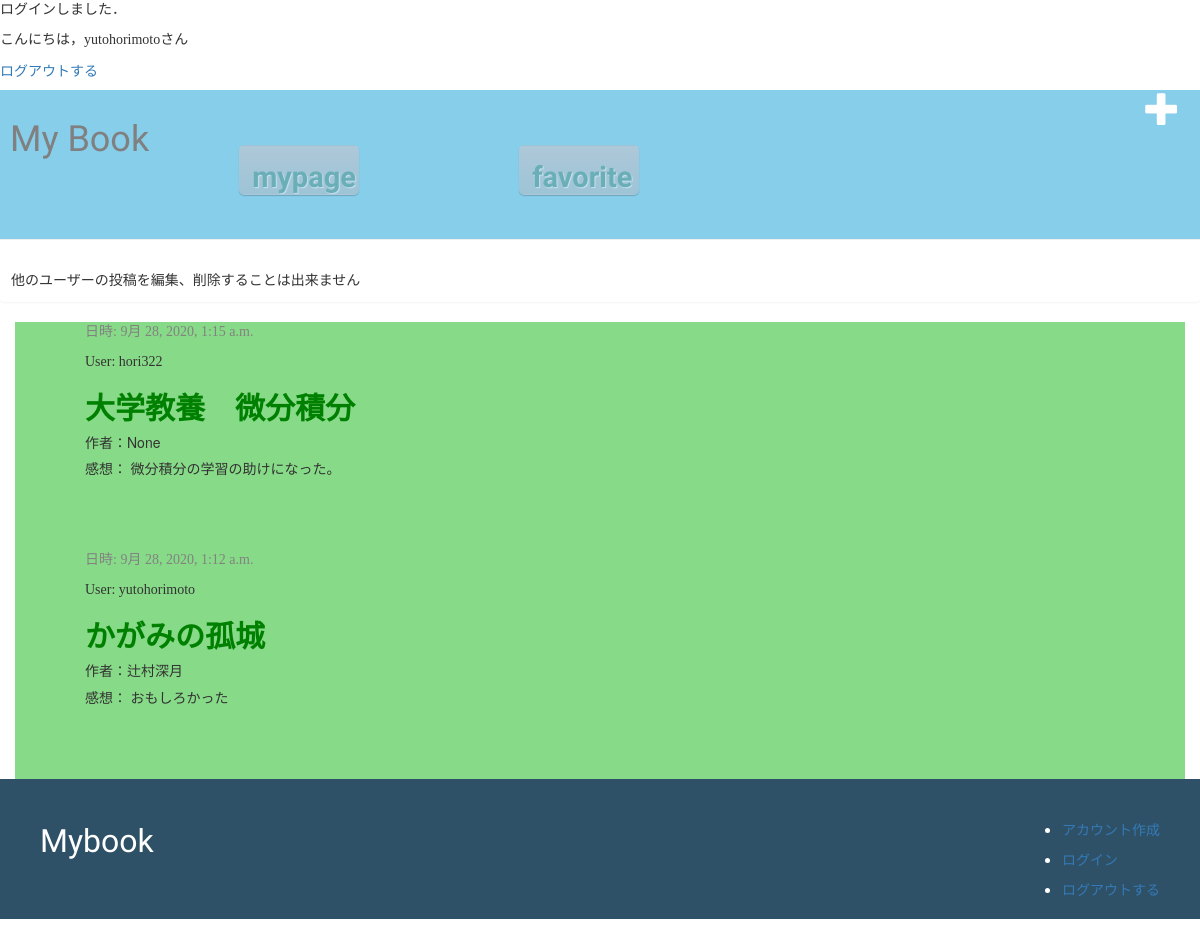
The app's page /mypage/like (signed in), older data.
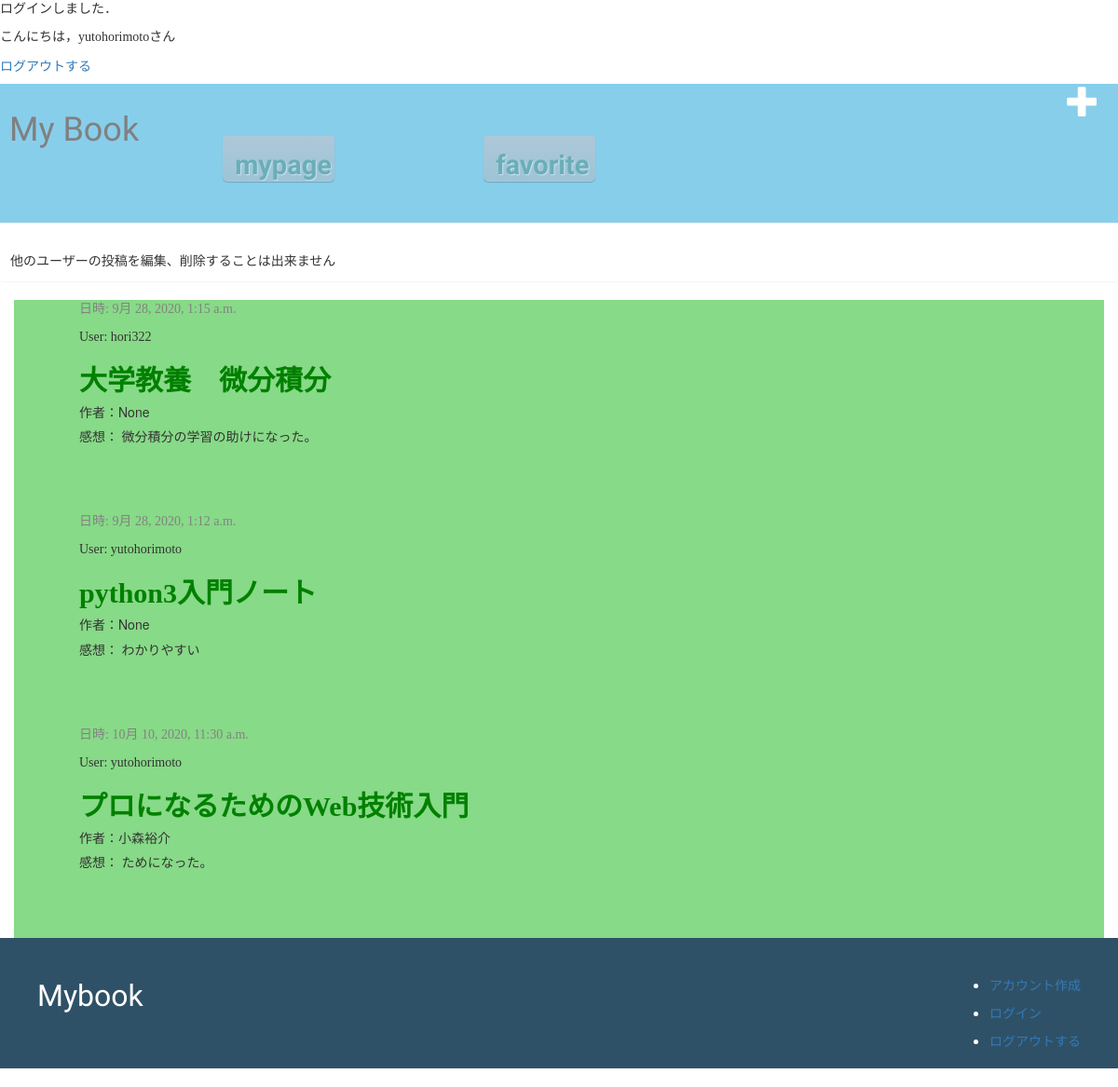
The same page, newer data.
### mybook/models.py (models this page shows, shortened)
class Like(models.Model):
    user = models.ForeignKey(settings.AUTH_USER_MODEL, on_delete=models.CASCADE, related_name='like_user')
    post = models.ForeignKey(Post, on_delete=models.CASCADE)
    date_created = models.DateTimeField(auto_now_add=True)

class Post(models.Model):
    author = models.ForeignKey(settings.AUTH_USER_MODEL, on_delete=models.CASCADE)
    book_title = models.CharField(max_length=50)
    book_author = models.CharField(max_length=20,blank=True, null=True)
    book_label = models.IntegerField(choices=label_choices,blank=True, null=True)
    book_int = models.CharField(max_length=200,blank=True, null=True)
    text = models.TextField()
    rate = models.IntegerField(choices = rate_choice ,blank=False, default=1)
    like_num = models.IntegerField(default=0)
    created_date = models.DateTimeField(default=timezone.now)
    published_date = models.DateTimeField(blank=True, null=True)

### mybook/views.py (the view)
# urls.py: path('mypage/like',views.MyLikeView.as_view(),name ='mylike'),
class MyLikeView(ListView):
    template_name = 'mybook/mylike.html'
    context_object_name = 'posts'
    def get_queryset(self):
        queryset = Like.objects.filter(date_created__lte=timezone.now(),user=self.request.user).order_by('date_created')
        return queryset

### mybook/templates/mybook/mylike.html
{% extends 'mybook/base.html' %}
{% block content %}
        {% for like in posts %}
            <div class="post">
                <div class="date">
                    <p>日時: {{ like.post.published_date }}</p>
                </div>
                <p>User: {{ like.post.author}}</p>
                <h2><a href="{% url 'post_detail' pk=like.post.pk %}">{{ like.post.book_title }}</a></h2>
                <h5>作者：{{like.post.book_author}}</h5>
                <p>感想： {{ like.post.text|linebreaksbr }}</p>
            </div>
        {% endfor %}
{% endblock %}

### mybook/templates/mybook/base.html (shortened to what this page needs)
{% load static %}
<html>
    <head>
        <link rel="stylesheet" href="//maxcdn.bootstrapcdn.com/bootstrap/3.2.0/css/bootstrap.min.css">
        <link rel="stylesheet" href="//maxcdn.bootstrapcdn.com/bootstrap/3.2.0/css/bootstrap-theme.min.css">
        <link rel="stylesheet" href="{% static 'css/mybook.css' %}">
    </head>
    <body>
        <div class='login'>
            {% if user.id  %}
            <p>ログインしました．</p>
            <p>こんにちは，{{ user.username }}さん</p>
            <a href="{% url 'logout' %}">ログアウトする</a>
            {% else %}
            <a href="{% url 'login' %}">ログイン</a>
            <a href="{% url 'create_account' %}">アカウント作成</a>
            {% endif %}
        </div>
        <div  class="page-header">
            <a href="{% url 'post_new' %}" class="top-menu"><span class="glyphicon glyphicon-plus"></span></a>
            <h1><a href="/post">My Book</a></h1>
            <div class='page-menu'>
                <ul>
                    <li><a href ="{% url 'mypage' %}" class="btn mypage">mypage</a></li>
                    <li><a href ="{% url 'mylike' %}" class="btn favorite">favorite</a></li>
                </ul>
            </div>
        </div>
        <div class='alert'>
            <p>他のユーザーの投稿を編集、削除することは出来ません</p>
        </div>
        <div class="content container">
            <div class="row">
                <div class="col-md-8">
                    {% block content %}
                    {% endblock %}
                </div>
            </div>
        </div>
        <div class='footer'>
            <div class='footer-logo'><p>Mybook</p></div>
            <div class='footer-menu'>
              <ul>
                <li><a href="{% url 'create_account' %}">アカウント作成</a></li>
                <li><a href="{% url 'login' %}">ログイン</a></li>
                <li><a href="{% url 'logout' %}">ログアウトする</a></li>
              </ul>
            </div>
          </div>
    </body>
</html>

### mybook/static/css/mybook.css (style rules this page uses)
.login { height:50px }
.page-header { background-color:skyblue; height:150px; }
.page-header h1 { padding:10; float:left }
.page-menu li { padding:40px 80px; float:left; list-style:none; }
.page-menu li a { font-size:29px }
.top-menu, .top-menu:hover, .top-menu:visited { color: #ffffff; float: right; font-size: 26pt; margin-right: 20px; }
.alert { padding: 10px; }
.btn { display: inline-block; position: relative; text-decoration: none; opacity:0.7; color: #5ea1a2; width: 120px; height: 50px; line-height: 50px; border-radius: 5px; text-align: center; overflow: hidden; font-weight: bold; background: linear-gradient(#bfc6d1 0%, #a7c1ce 100%); text-shadow: 1px 1px 1px rgba(255, 255, 255, 0.66); box-shadow: 0 1px 1px rgba(0, 0, 0, 0.28); }
.mypage,.favorite { background-color:white; font-size:26px; margin-top: 15px; margin-bottom: 15px; font-family: 'Amatic SC', cursive; float:left; }
h1 a { color:gray; font-family: 'Amatic SC', cursive;; }
h2 { font-weight: bold; font-family: "ＭＳ Ｐ明朝"; }
p { font-family: "Hannari"; }
.content { background-color: rgb(135, 218, 135); }
.row { margin-left: 40px; }
.date { color: #828282; }
.post { margin-bottom: 70px; }
.post h2 a, .post h2 a:visited { color:green; font-family: "ＭＳ Ｐ明朝"; }
.footer { background-color:#2f5167; padding:40px; height:140px; color:#fff; }
.footer-logo p { float:left; font-size:32px; font-family: 'Amatic SC', cursive; }
.footer-menu { padding-bottom:20px; float:right; }
.footer-menu li { padding-bottom:10px; }

Row changes from the older to the newer data that the page shows:
removed Like: post.published_date "9月 28, 2020, 1:12 a.m.", post.author "yutohorimoto", post.book_title "かがみの孤城", post.book_author "辻村深月", post.text "おもしろかった"
added Like: post.published_date "9月 28, 2020, 1:12 a.m.", post.author "yutohorimoto", post.book_title "python3入門ノート", post.book_author "None", post.text "わかりやすい"
added Like: post.published_date "10月 10, 2020, 11:30 a.m.", post.author "yutohorimoto", post.book_title "プロになるためのWeb技術入門", post.book_author "小森裕介", post.text "ためになった。"
